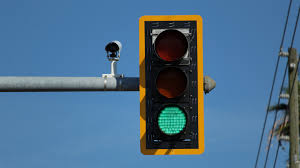
#> input picture Camera/TrafficLight/1_green.jpeg, 300 x 168 px, found by its file name; its folder holds only this picture in this run
$ python main.py
#> lines starting #> are read from the running program, lines starting #| are printed output that depends on the picture; after the words box and inside, x2 and y2 are one past the last pixel; in counts of white or black regions, pixels touching at a corner belong together
# Traffic Light Detection

import time
import argparse

import os
import cv2
import numpy as np
import matplotlib.pyplot as plt

#from Arducam import *
#from ImageConvert import *
#from IPython.display import HTML

def detect(filepath, file):

#> called with file = '1_green.jpeg'
    font = cv2.FONT_HERSHEY_SIMPLEX
    img = cv2.imread(filepath+file)
#> img is the input picture: shape (168, 300, 3); mean B, G, R 138.5, 110.5, 76.6
    cimg = img

    # [105 lines of commented-out code are left out]


    gray_image = cv2.cvtColor(cimg, cv2.COLOR_BGR2GRAY)
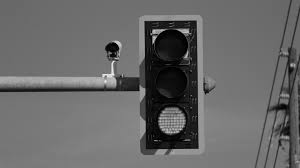
#> gray_image: shape (168, 300); min 0, max 241, mean 103.6

    kernel_size = 3
    gaussian_blur_image = cv2.GaussianBlur(gray_image, (kernel_size, kernel_size), 0)
    canny_img = cv2.Canny(gaussian_blur_image, threshold1=20, threshold2=60)
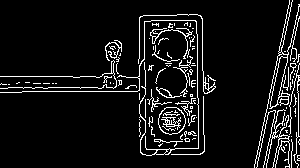
#> canny_img: shape (168, 300); 8% white in thin lines or dots
    # cv2.imshow("Detected Circle", canny_img)
    circle_img = cv2.HoughCircles(canny_img, cv2.HOUGH_GRADIENT, 1, minDist=15, param1=90, param2=40, minRadius=5, maxRadius=50)
#> circle_img = [[167.5, 44.5, 29.4], [167.5, 84.5, 23.9], [170.5, 125.5, 22.4]]
    print(circle_img)
#| [[[167.5  44.5  29.4]
#|   [167.5  84.5  23.9]
#|   [170.5 125.5  22.4]]]

    # colored_image = cv2.cvtColor(gray_image, cv2.COLOR_BGR2HSV)
    colored_image = gray_image

    if circle_img is not None:
        # Convert the circle parameters a, b and r to integers.
        circle_img = np.uint16(np.around(circle_img))
#> circle_img = [[168, 44, 29], [168, 84, 24], [170, 126, 22]]
        print(circle_img[0, :])
#| [[168  44  29]
#|  [168  84  24]
#|  [170 126  22]]

        for pt in circle_img[0, :]:
            a, b, r = pt[0], pt[1], pt[2]

            # Draw the circumference of the circle.
            cv2.circle(colored_image, (a, b), r, (255, 0, 0), 2)

            # Draw a small circle (of radius 1) to show the center.
            cv2.circle(colored_image, (a, b), 1, (255, 0, 0), 3)
#> this loop made 3 passes
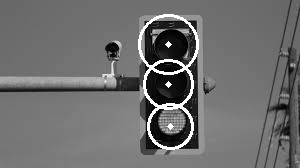
#> colored_image: shape (168, 300); 2.9% of pixels changed, all inside (x1, y1, x2, y2) = (138, 14, 199, 150)

        cv2.imshow("Detected Circle", colored_image)
        cv2.imwrite('C:\\Users\\tinay\\PADAS\\Camera\\TrafficLight\\ColourResults\\'+file, colored_image)
    else:
        print("NO CIRCLES FOUND")


    cv2.waitKey(0)
    cv2.destroyAllWindows()

if __name__ == '__main__':

    # [5 lines of commented-out code are left out]
    path = "C:\\Users\\tinay\\PADAS\\Camera\\TrafficLight\\"
    f = "1_green.jpeg"

    detect(path, f)
